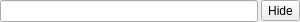
<?xml version="1.0" encoding="UTF-8"?>
<ui version="4.0">
 <class>SearchWidget</class>
 <widget class="QWidget" name="SearchWidget">
  <property name="geometry">
   <rect>
    <x>0</x>
    <y>0</y>
    <width>300</width>
    <height>20</height>
   </rect>
  </property>
  <property name="sizePolicy">
   <sizepolicy hsizetype="Preferred" vsizetype="Preferred">
    <horstretch>0</horstretch>
    <verstretch>0</verstretch>
   </sizepolicy>
  </property>
  <property name="windowTitle">
   <string>Form</string>
  </property>
  <layout class="QHBoxLayout" name="horizontalLayout">
   <property name="spacing">
    <number>3</number>
   </property>
   <property name="leftMargin">
    <number>0</number>
   </property>
   <property name="topMargin">
    <number>0</number>
   </property>
   <property name="rightMargin">
    <number>0</number>
   </property>
   <property name="bottomMargin">
    <number>0</number>
   </property>
   <item>
    <widget class="QLineEdit" name="fieldQuickSearch">
     <property name="sizePolicy">
      <sizepolicy hsizetype="Expanding" vsizetype="Fixed">
       <horstretch>0</horstretch>
       <verstretch>0</verstretch>
      </sizepolicy>
     </property>
     <property name="styleSheet">
      <string notr="true"/>
     </property>
     <property name="placeholderText">
      <string/>
     </property>
    </widget>
   </item>
   <item>
    <widget class="QToolButton" name="buttonClose">
     <property name="text">
      <string>Hide</string>
     </property>
    </widget>
   </item>
  </layout>
 </widget>
 <resources/>
 <connections/>
</ui>
